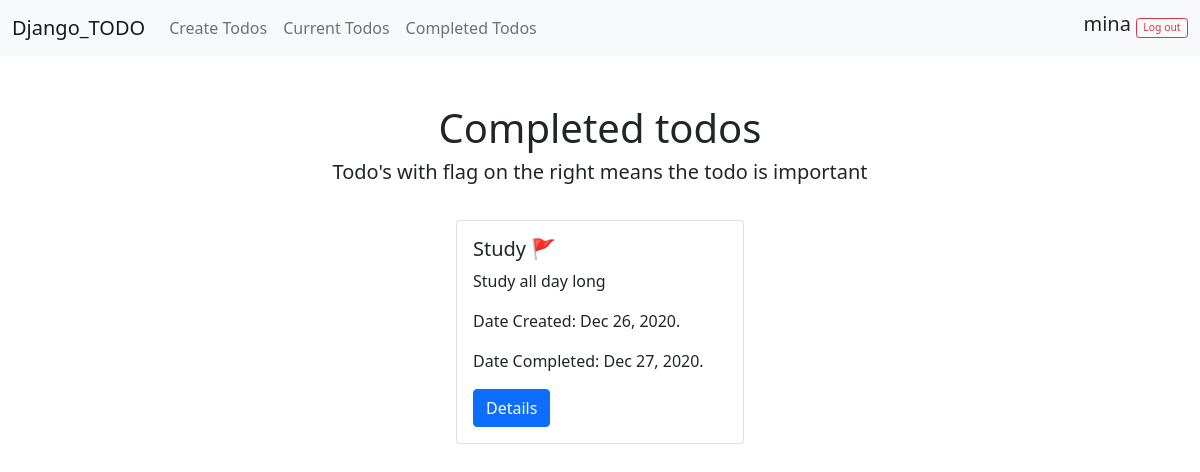
The app's page /completed/ (signed in) with its own data.
### todo/models.py (models this page shows, shortened)
class Todo(models.Model):
    title = models.CharField(max_length = 100)
    memo = models.TextField(blank=True)
    created = models.DateTimeField(auto_now_add = True)
    datecompleted = models.DateTimeField(null=True, blank=True)
    important = models.BooleanField(default=False)
    user = models.ForeignKey(User, on_delete=models.CASCADE)

### todo/views.py (the view)
# urls.py: path('completed/', views.completedtodos, name = 'completedtodos'),
@login_required
def completedtodos(request):
    todos = Todo.objects.filter(user = request.user, datecompleted__isnull = False).order_by('-datecompleted')
    return render(request, 'todo/completedtodos.html', {'todos': todos})

### todo/templates/todo/completedtodos.html (shortened to what this page needs)
{% extends 'todo/base.html' %}
{% block content %}
<h1 class="d-flex justify-content-center">Completed todos</h1>
<h5 class="d-flex justify-content-center">Todo's with flag on the right means the todo is important</h5>
<div class="d-flex justify-content-center flex-wrap">
    {% for todo in todos %}
    <div class="card mx-1 my-1" style="width: 18rem;">
        <div class="card-body">
          <h5 class="card-title">{{ todo.title }} {% if todo.important %}🚩{% endif %} </h5>
          {% if todo.memo %}
          <p class="card-text"> {{ todo.memo|truncatechars:30 }}</a></p>
          {% else %}
          <p class="card-text text-danger">No memo was added</p>
          {% endif %}
          <p>Date Created: {{ todo.created|date:"M d, Y." }}</p>
          <p>Date Completed: {{ todo.datecompleted|date:"M d, Y." }}</p>
          <a href="{% url 'viewtodo' todo.id %}" class="btn btn-primary">Details</a>
        </div>
      </div>
    {% endfor %}
</div>
{% endblock %}

### todo/templates/todo/base.html (shortened to what this page needs)
<link
  href="https://cdn.jsdelivr.net/npm/bootstrap@5.0.0-beta1/dist/css/bootstrap.min.css"
  rel="stylesheet"
/>
{% if user.is_authenticated %}
<nav class="navbar navbar-expand-lg navbar-light bg-light">
    <div class="container-fluid">
      <a class="navbar-brand" href="{% url 'currenttodos' %}">Django_TODO</a>
      <div class="collapse navbar-collapse" id="navbarSupportedContent">
        <ul class="navbar-nav me-auto mb-2 mb-lg-0">
          <li class="nav-item">
            <a class="nav-link" href="{% url 'createtodos' %}"
              >Create Todos</a
            >
          </li>
          <li class="nav-item">
            <a class="nav-link" href="{% url 'currenttodos' %}">Current Todos</a>
          </li>
          <li class="nav-item">
            <a class="nav-link" href="{% url 'completedtodos' %}">Completed Todos</a>
          </li>
        </ul>
        <h5>{{user.username}}</h5>
        <form class="navbar-nav mb-2 mb-lg-0" action="{% url 'logoutuser' %}" method="POST">
            <button class="btn btn-xs btn-outline-danger" type="submit">Log out</button>
          </form>
      </div>
    </div>
  </nav>
{% endif %}
{% block content %} {% endblock %}

### todo/templates/todo/base.html (style rules this page uses)
.btn-group-xs > .btn, .btn-xs { padding: .4rem .4rem; font-size: .65rem; line-height: .5; border-radius: .2rem; margin-left: 5px; }

### records on screen
Todo: title "Study", memo "Study all day long", created "Dec 26, 2020.", datecompleted "Dec 27, 2020."

### other values on screen
{{ user.username }} "mina"
